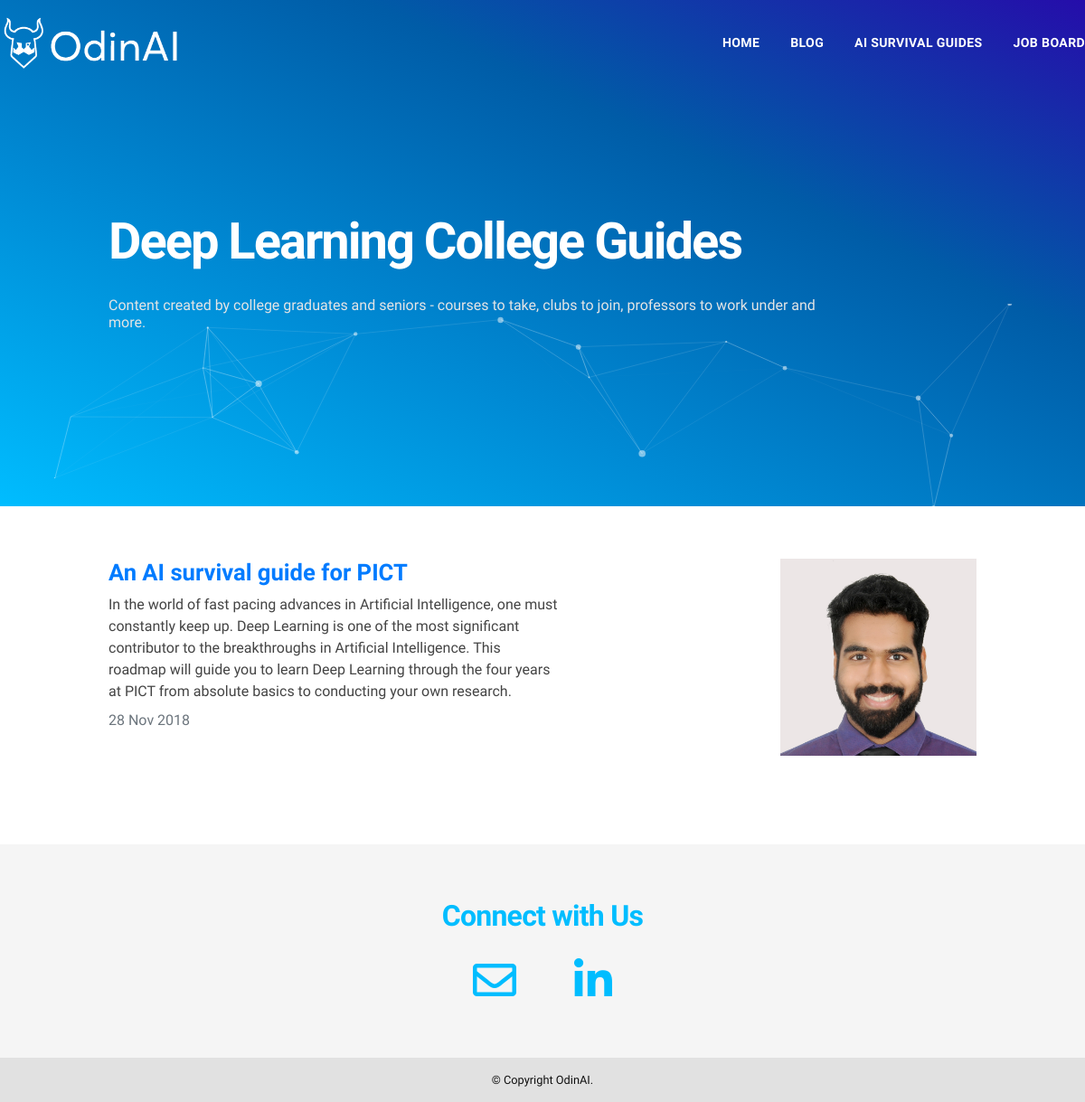
/college/, run on the app's committed database.
### college/models.py (models this page shows, shortened)
class CollegePosts(models.Model):
    cposttitle = models.CharField(max_length = 200)
    cpostsummary = models.TextField(null=True)
    cpostcontent = models.TextField(null=True)
    ccreated_at = models.DateTimeField(default = datetime.now, blank = True)
    cimage = models.ImageField(blank=True,null=True, upload_to="collegeposts/")
    cauthorfirstname = models.CharField(max_length = 200,null=True)
    cauthorlastname = models.CharField(max_length = 200,null=True)
    cauthorbg = models.TextField(null=True)
    cauthordesignation = models.TextField(null=True)
    cauthorcontact = models.TextField(null=True)
    class Meta:
        verbose_name_plural = "CollegePosts"

### college/views.py (the view)
def collegeblog(request):
    CPosts = CollegePosts.objects.order_by('-ccreated_at')
    context = {
        'CPosts': CPosts
    }
    return render(request, 'college/college.html', context)

### college/templates/college/college.html (shortened to what this page needs)
{% load static %}
{% block content %}
<!DOCTYPE html>
<html lang="en" dir="ltr">
<head>
    <link rel="stylesheet" href="https://use.fontawesome.com/releases/v5.5.0/css/all.css">
    <link rel="stylesheet" href="https://stackpath.bootstrapcdn.com/bootstrap/4.1.3/css/bootstrap.min.css">
    <link rel="stylesheet" type="text/css" media="screen" href="{% static 'css/main.css' %}" />
    <link rel="stylesheet" type="text/css" media="screen" href="{% static 'css/compiled/style.min.css' %}" />
</head>
<body>
    <nav class="main_nav">
        <div class="main_nav_holder">
            <div class="container">
                <div class="row align-items-center">
                    <div class="col-md-3">
                        <a href="{% url 'index'  %}" class="main_nav_holder--img">
                            <img src="{% static 'images/odinai-transparent.png' %}" class="img-fluid" alt="OdinAI">
                        </a>
                    </div>
                    <div class="col-md-9">
                        <div class="main_nav_holder_links">
                            <ul>
                                <li><a href="{% url 'index'  %}">Home</a></li>
                                <li><a href="{% url 'blog'  %}">Blog</a></li>
                                <li><a href="{% url 'collegeblog' %}">AI Survival Guides</a></li>
                                <li><a href="{% url 'job'  %}">Job Board</a></li>
                            </ul>
                        </div>
                    </div>
                </div>
            </div>
        </div>
    </nav>
    <main>
        <section>
            <div class="main_banner small">
                <div class="container h-100 max-960">
                    <div class="row align-items-center h-100">
                        <div class="col-md-10 col-12">
                            <div class="main_banner_content">
                                <h1 class="main_banner_content--head">Deep Learning College Guides</h1>
                                <h5 class="main_banner_content--desc" >Content created by college graduates and seniors - courses to take, clubs to join, professors to work under and more.</h5>
                            </div>
                        </div>
                    </div>
                </div>
                <div class="topmar">
                    <div id="particles-js"></div>
                </div>
            </div>
        </section>
        <section>
            <div class="content_area_articles pt-2 pb-5">
                <div class="container max-960">
                            {% for post in CPosts %}
                            <div class="each_articles">
                                <div class="row">
                                    <div class="col-md-9 col-12">
                                        <div class="content_area_articles_copy">
                                            <h3 class=""><a href="{% url 'cpostDetail' pk=post.pk %}">{{post.cposttitle}}</a></h3>
                                            <p class="">{{post.cpostsummary}}</p>
                                            <p class="text-secondary pt-2">{{post.ccreated_at|date:"d M Y"}}</p>
                                        </div>
                                    </div>
                                    <div class="col-md-3 col-12">
                                        <div class="content_area_articles_img">
                                                <img src="/media/{{post.cimage}}" id="postImageID" class="img-fluid" alt="image"/>
                                        </div>
                                    </div>
                                </div>
                            </div>
                            {% endfor %}
                </div>
            </div>
        </section>
        <section>
            <div class="contact py-5">
                <div class="container">
                    <div class="row">
                        <div class="col-12 pb-2">
                            <h2 class="common--head">Connect with Us</h2>
                        </div>
                    </div>
                    <div class="row">
                        <div class="col-md-12">
                            <div class="contact_social">
                                <a href="mailto:cbsudu@gmail.com">
                                    <i class="far fa-envelope"></i>
                                </a>
                                <a href="#">
                                    <i class="fab fa-linkedin-in"></i>
                                </a>
                            </div>
                        </div>
                    </div>
                </div>
            </div>
        </section>
    </main>
    <footer>
        <div class="footer_copy">
            <p class="text-center m-0">&copy; Copyright OdinAI.</p>
        </div>
    </footer>
</body>
</html>
{% endblock %}

### static/css/main.css (style rules this page uses)
html, body { font-family: 'Ubuntu', sans-serif; background: #F5F5F5; width: 100%; max-width: 100%; height: 100%; padding: 0; margin: 0; }
a, a:visited, a:hover { transition: 0.2s; text-decoration: none; }
*, *:before, *:after { margin: 0; padding: 0; box-sizing: border-box; -webkit-box-sizing: border-box; -webkit-touch-callout: none; -webkit-text-size-adjust: none; -webkit-tap-highlight-color: rgba(0,0,0,0); -webkit-user-select: none; }
.container { position: relative; margin: 0 auto; width: 100%; max-width: 1256px; padding: 0; }
nav { position: relative; width: 100%; max-width: 100%; margin: 0 auto; display: flex; align-items: center; justify-content: center; flex-flow: row wrap; }
nav ul { position: relative; padding: 0 0; margin: 0 0; width: 100%; max-width: 100%; list-style-type: none; }
nav li { display: block; color: #919191; font-size: 0.88em; margin: 6px 0; font-weight: 400; letter-spacing: 0.025em; }
h1 { margin: 48px 0 12px 0; font-size: 1.82em; letter-spacing: -0.036em; font-weight: 500; color: #012a3c; }
h2 { margin: 12px 0; font-size: 1.20em; letter-spacing: -0.024em; font-weight: 400; color: #012a3c; }
#postImageID { width: 100%; }

### data on the page
CollegePosts: cposttitle "An AI survival guide for PICT", cpostsummary "In the world of fast pacing advances in Artificial Intelligence, one must constantly keep up. Deep Learning is one of the most significant contributor to the breakthroughs in Artificial Intelligence. This roadmap will guide you to learn Deep Learning through the four years at PICT from absolute basics to conducting your own research.", ccreated_at "28 Nov 2018", cimage (picture)
